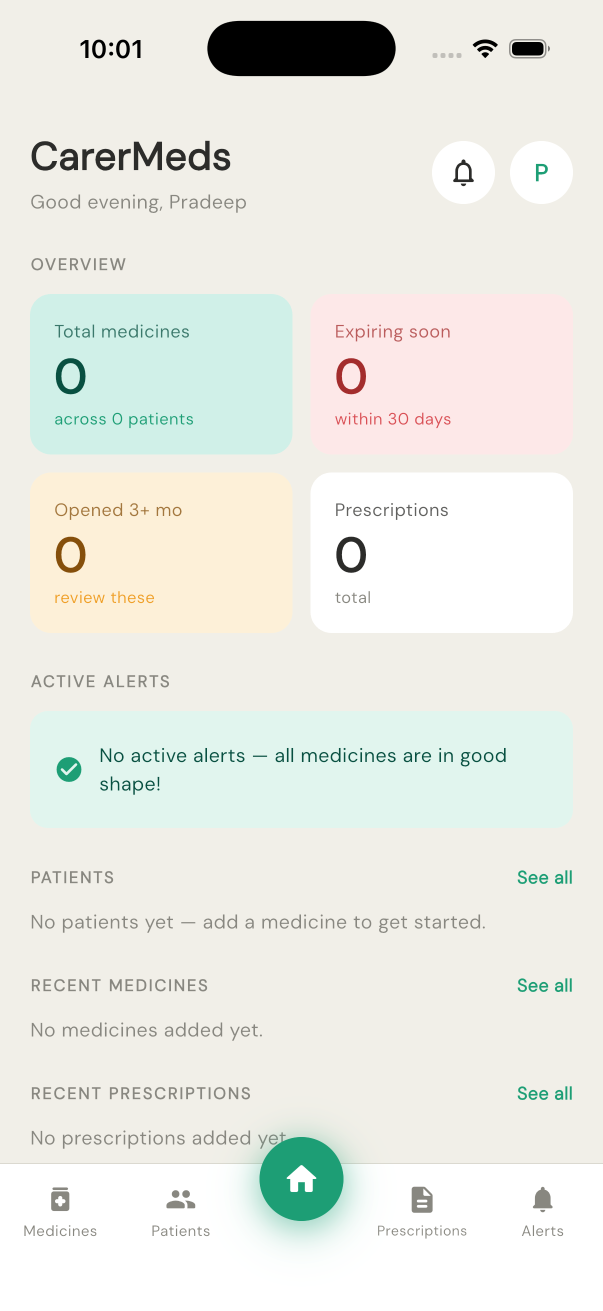
#> input picture docs/screenshots/originals/01_dashboard.png, 1206 x 2622 px (shown at 1/2 size); its folder holds only this picture in this run
$ python resize_screenshots.py
#> lines starting #> are read from the running program, lines starting #| are printed output that depends on the picture
#!/usr/bin/env python3
"""
resize_screenshots.py
─────────────────────
Resizes iPhone screenshots to App Store–required dimensions.

Usage
-----
  1. Save your screenshots into  docs/screenshots/originals/
  2. Run:  python3 docs/resize_screenshots.py
  3. Pick output size from the prompt (or pass it as an argument).
  4. Find the finished PNGs in  docs/screenshots/appstore/

Supported output sizes
  1284x2778  – iPhone 6.7″  (iPhone 14/15 Pro Max)  ← recommended
  1242x2688  – iPhone 6.5″  (iPhone 11 Pro Max / XS Max)
"""

import sys
import os
from pathlib import Path
from PIL import Image

SIZES = {
    "1": (1284, 2778, "6.7inch"),
    "2": (1242, 2688, "6.5inch"),
}

BANNER_H   = 140        # coloured caption bar at the bottom (0 = none)
BANNER_COL = (36, 123, 96)   # CarerMeds green  #247B60
TEXT_COL   = (255, 255, 255)

CAPTIONS = [
    "Dashboard at a glance",
    "All your medicines, organised",
    "Add a medicine in seconds",
    "Manage your patients",
    "Add a new patient",
    "All prescriptions, one place",
    "Log a prescription",
    "Stay on top of alerts",
]

# ── helpers ──────────────────────────────────────────────────────────────────

def fit_and_pad(img: Image.Image, target_w: int, target_h: int) -> Image.Image:
    """Scale image to fill target height, then centre-crop width if needed."""
    src_w, src_h = img.size
    scale = target_h / src_h
    new_w = round(src_w * scale)
    img = img.resize((new_w, target_h), Image.LANCZOS)
    if new_w < target_w:
        # pad sides with the edge colour
        canvas = Image.new("RGB", (target_w, target_h), img.getpixel((0, target_h // 2)))
        canvas.paste(img, ((target_w - new_w) // 2, 0))
        return canvas
    # centre-crop
    left = (new_w - target_w) // 2
    return img.crop((left, 0, left + target_w, target_h))


def add_banner(img: Image.Image, caption: str, banner_h: int) -> Image.Image:
    """Overlay a coloured caption bar at the bottom."""
    if not banner_h or not caption:
        return img
    try:
        from PIL import ImageDraw, ImageFont
        draw = ImageDraw.Draw(img)
        draw.rectangle([0, img.height - banner_h, img.width, img.height], fill=BANNER_COL)
        font_size = banner_h // 3
        try:
            font = ImageFont.truetype("/System/Library/Fonts/Helvetica.ttc", font_size)
        except Exception:
            font = ImageFont.load_default()
        bbox = draw.textbbox((0, 0), caption, font=font)
        tw, th = bbox[2] - bbox[0], bbox[3] - bbox[1]
        x = (img.width - tw) // 2
        y = img.height - banner_h + (banner_h - th) // 2
        draw.text((x, y), caption, fill=TEXT_COL, font=font)
    except Exception as e:
        print(f"  ⚠  Could not draw caption: {e}")
    return img

# ── main ─────────────────────────────────────────────────────────────────────

def main():
    script_dir = Path(__file__).parent
    input_dir  = script_dir / "screenshots" / "originals"
    output_dir = script_dir / "screenshots" / "appstore"

    input_dir.mkdir(parents=True, exist_ok=True)
    output_dir.mkdir(parents=True, exist_ok=True)

    # ── pick size ────────────────────────────────────────────────────────────
    if len(sys.argv) > 1 and sys.argv[1] in SIZES:
        choice = sys.argv[1]
    else:
        print("\nChoose output size:")
        for k, (w, h, label) in SIZES.items():
            print(f"  {k}. {w}×{h}  ({label})  ← recommended" if k == "1" else f"  {k}. {w}×{h}  ({label})")
        choice = input("\nEnter 1 or 2 [1]: ").strip() or "1"
#> the answer given: 1
        if choice not in SIZES:
            choice = "1"

    target_w, target_h, label = SIZES[choice]
    print(f"\nTarget: {target_w}×{target_h} ({label})")

    # ── find source images ───────────────────────────────────────────────────
    exts = {".png", ".jpg", ".jpeg"}
    files = sorted(p for p in input_dir.iterdir() if p.suffix.lower() in exts)

    if not files:
        print(f"\n⚠  No images found in {input_dir}")
        print(   "   Save your screenshots there, then re-run this script.")
        return

    print(f"Found {len(files)} image(s) → resizing…\n")

    for i, src in enumerate(files):
        img = Image.open(src).convert("RGB")
        out = fit_and_pad(img, target_w, target_h)
#> in fit_and_pad, `canvas = Image.new("RGB", (target_w, target_h), img.getpixel((0, targe..`:
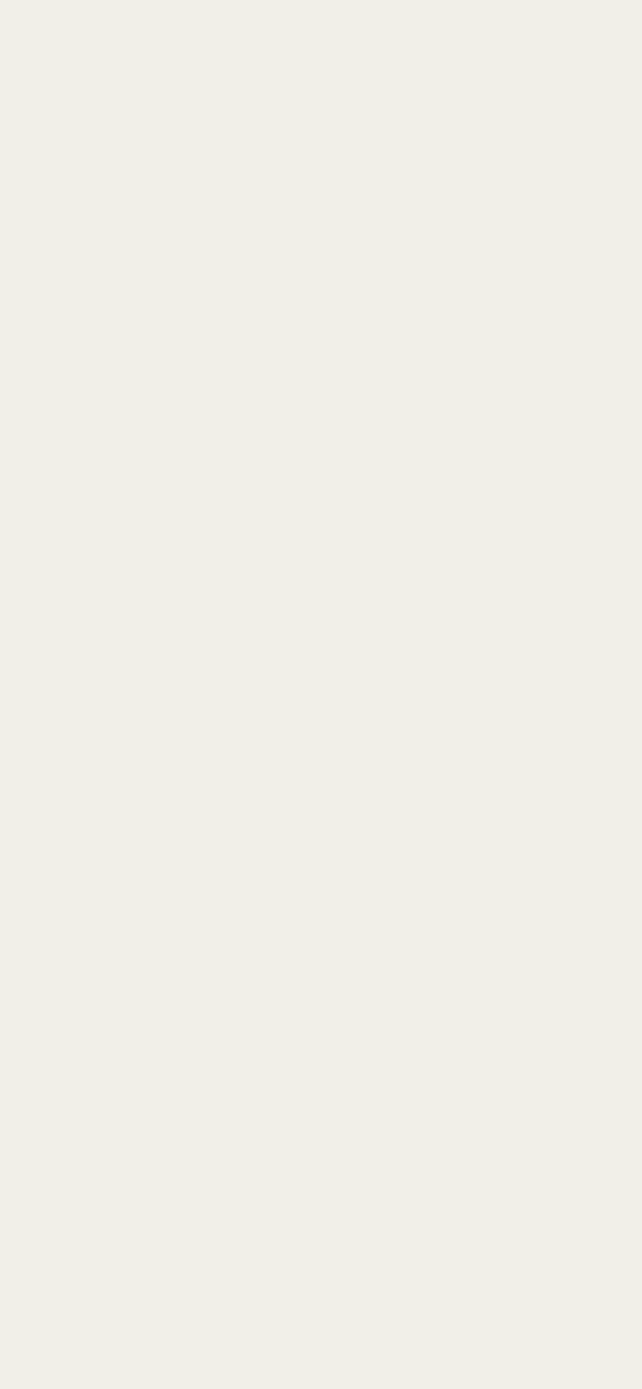
#> canvas: PIL image 1284x2778 RGB (shown at 1/2 size); mean R, G, B 241, 239, 232

        caption = CAPTIONS[i] if i < len(CAPTIONS) else ""
        out = add_banner(out, caption, BANNER_H)
#> in add_banner, `bbox = draw.textbbox((0, 0), caption, font=font)`: bbox = (0, 8, 521, 53)
#> in add_banner, `tw, th = bbox[2] - bbox[0], bbox[3] - bbox[1]`: tw = 521; th = 45
#> in add_banner, `x = (img.width - tw) // 2`: x = 381
#> in add_banner, `y = img.height - banner_h + (banner_h - th) // 2`: y = 2685
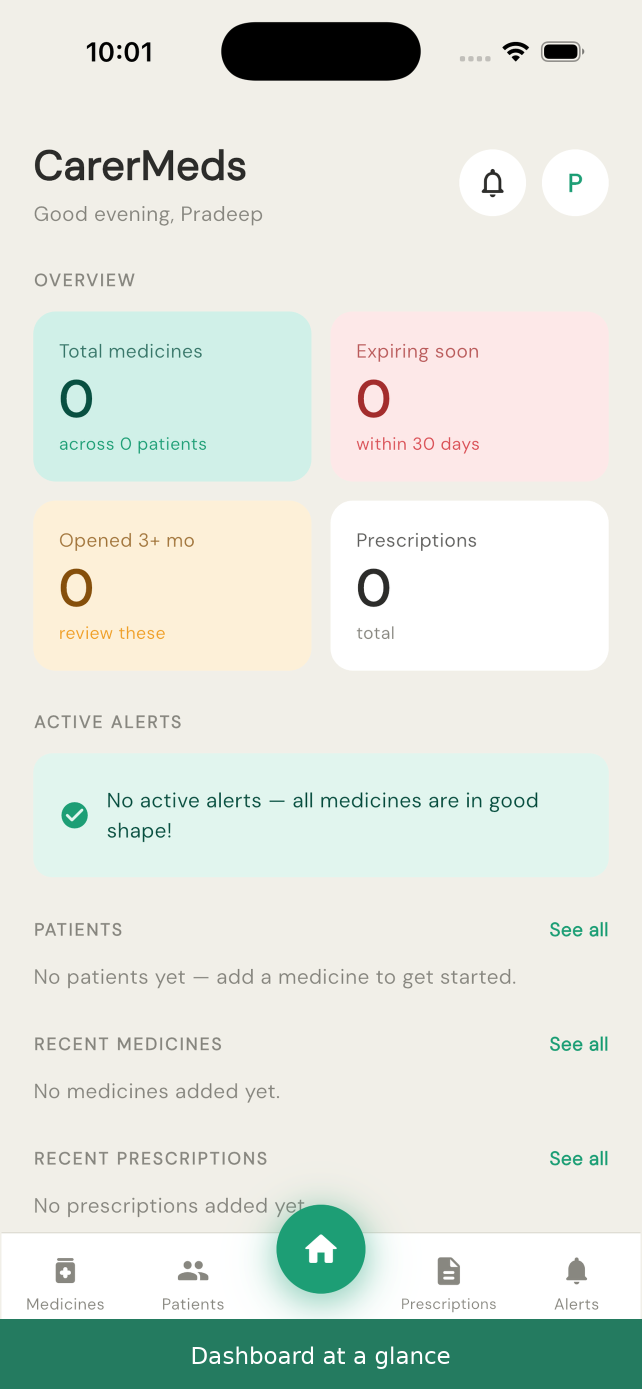
#> out: PIL image 1284x2778 RGB (shown at 1/2 size); mean R, G, B 222.7, 228.5, 220.4

        stem = f"{i+1:02d}_{src.stem}"
        dest = output_dir / f"{stem}_{label}.png"
        out.save(dest, "PNG", optimize=True)
        print(f"  ✓  {src.name}  →  {dest.name}  ({out.size[0]}×{out.size[1]})")
#|   ✓  01_dashboard.png  →  01_01_dashboard_6.7inch.png  (1284×2778)

    print(f"\nDone! Files saved to:\n  {output_dir}\n")


if __name__ == "__main__":
    main()

$ run again, on docs/screenshots/originals/05_add_patients.png
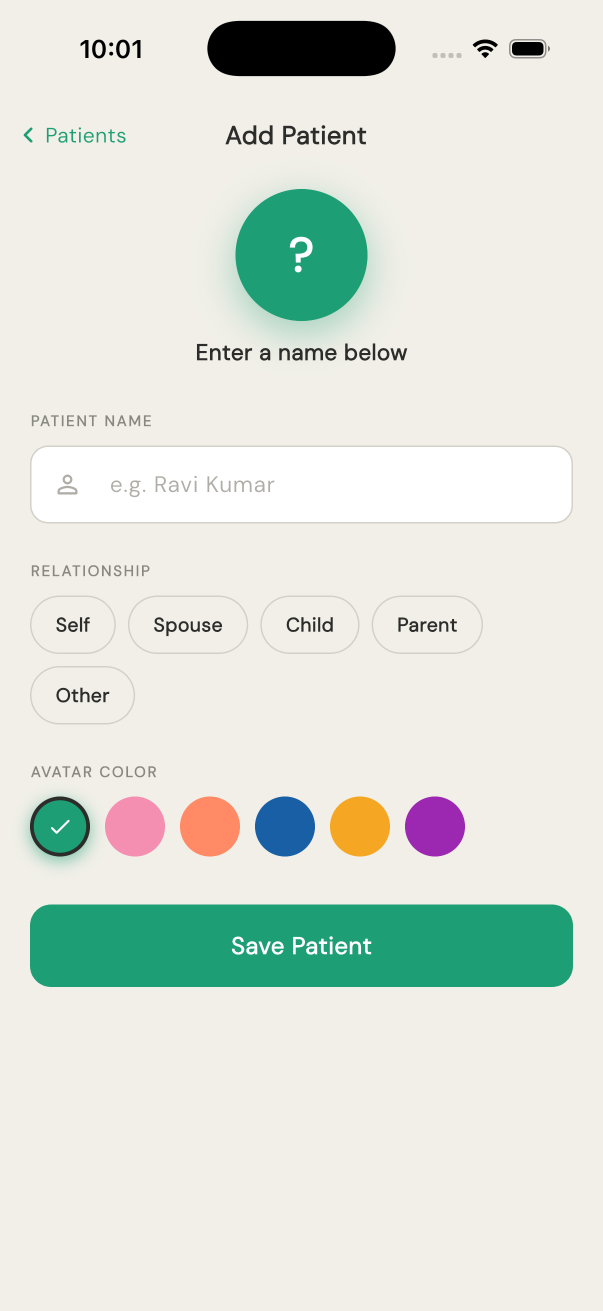
#> input picture docs/screenshots/originals/05_add_patients.png, 1206 x 2622 px (shown at 1/2 size)
#> bbox = (0, 8, 521, 53)
#> tw = 521; th = 45
#> x = 381
#> y = 2685
#> in main, `out = add_banner(out, caption, BANNER_H)`:
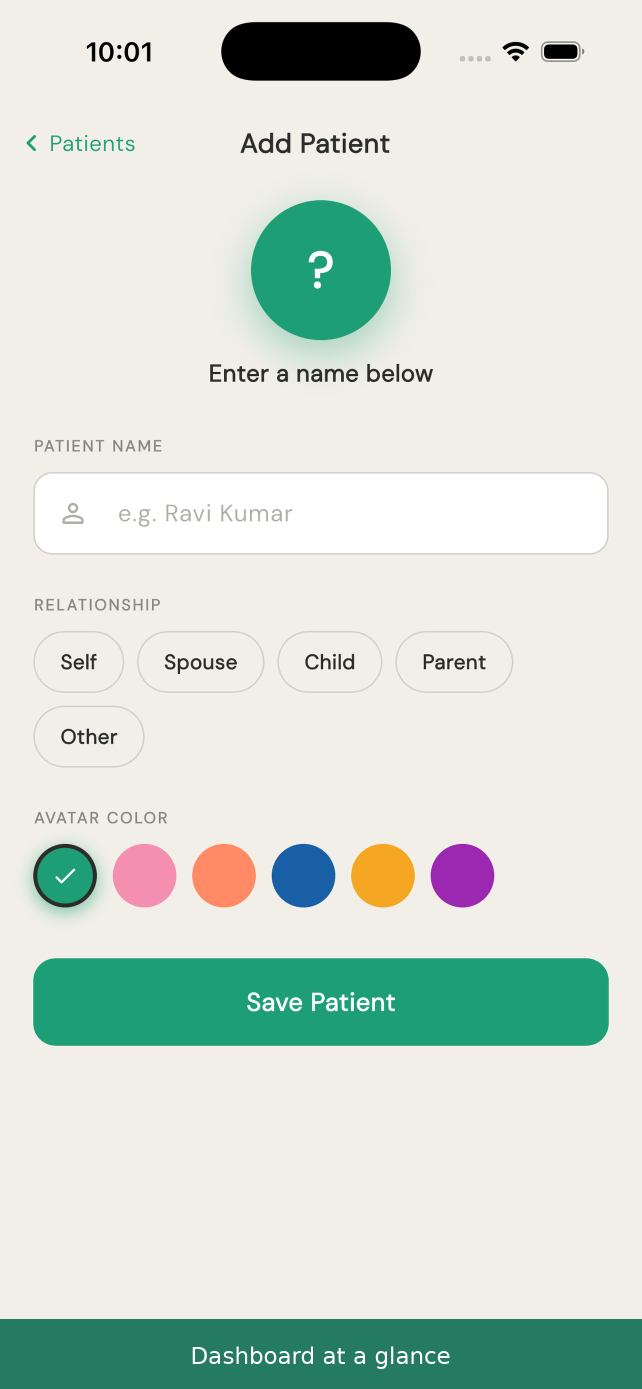
#> out: PIL image 1284x2778 RGB (shown at 1/2 size); mean R, G, B 209.7, 221.1, 211.4
#|   ✓  05_add_patients.png  →  01_05_add_patients_6.7inch.png  (1284×2778)

$ run again, on docs/screenshots/originals/06_prescriptions.png
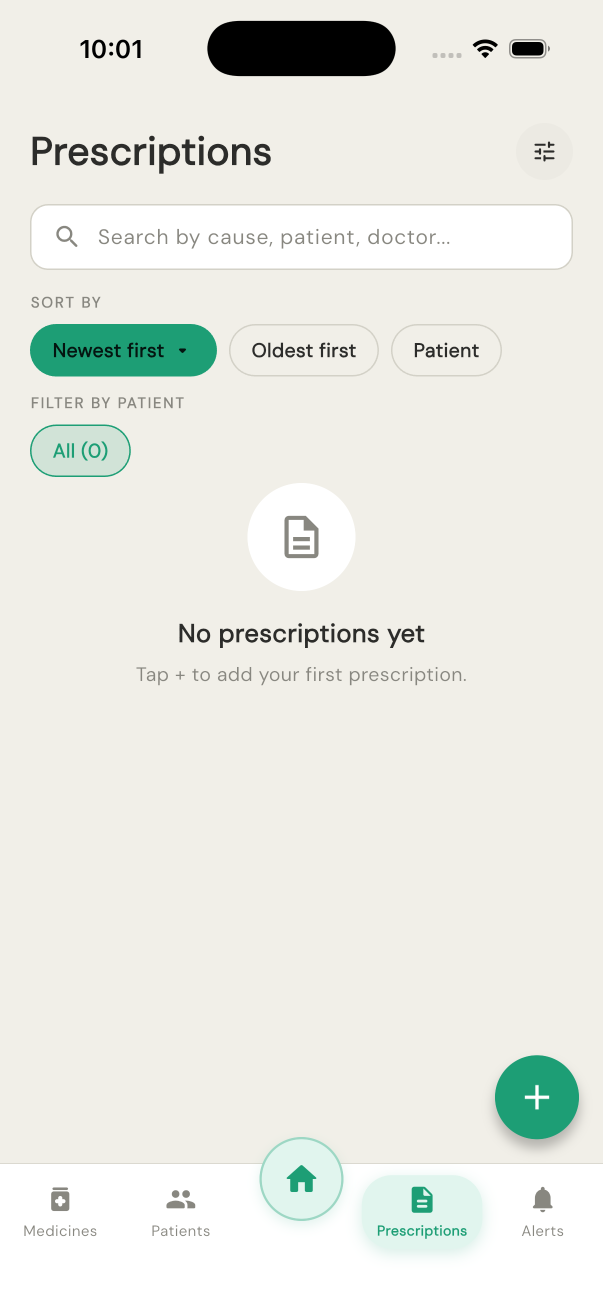
#> input picture docs/screenshots/originals/06_prescriptions.png, 1206 x 2622 px (shown at 1/2 size)
#> bbox = (0, 8, 521, 53)
#> tw = 521; th = 45
#> x = 381
#> y = 2685
#> in main, `out = add_banner(out, caption, BANNER_H)`:
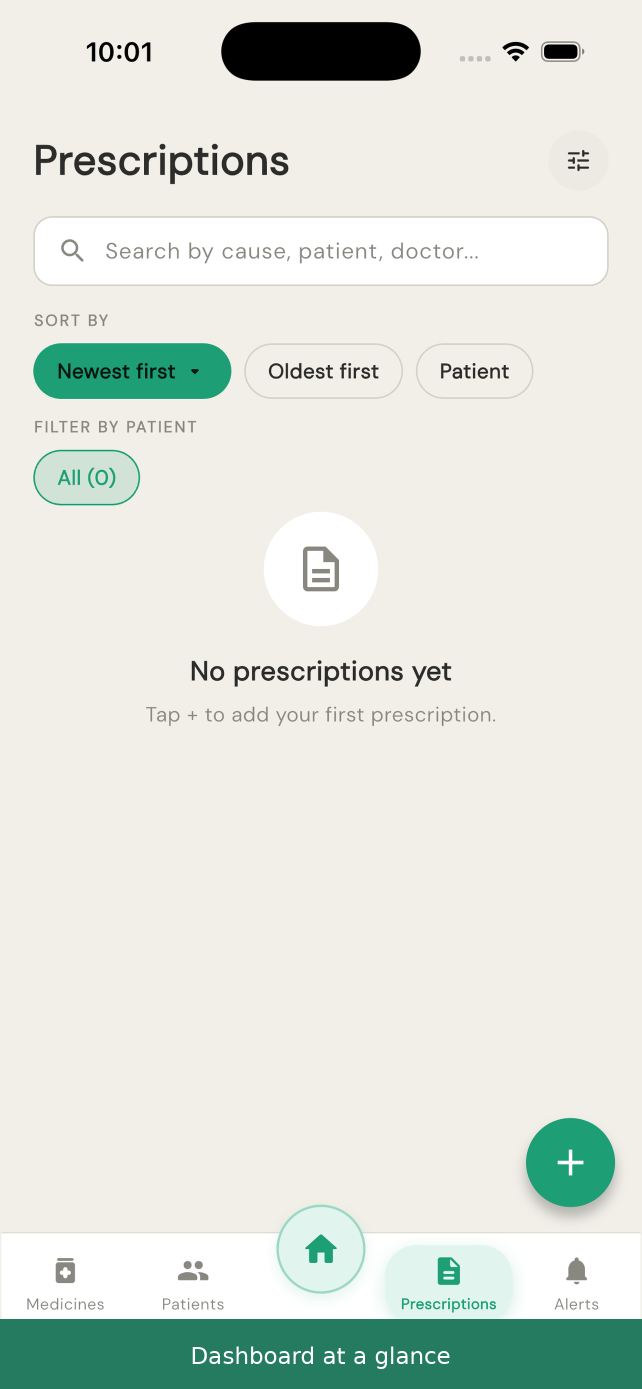
#> out: PIL image 1284x2778 RGB (shown at 1/2 size); mean R, G, B 222, 227.7, 219.8
#|   ✓  06_prescriptions.png  →  01_06_prescriptions_6.7inch.png  (1284×2778)

$ run again, on docs/screenshots/originals/07_add_prescriptions.png
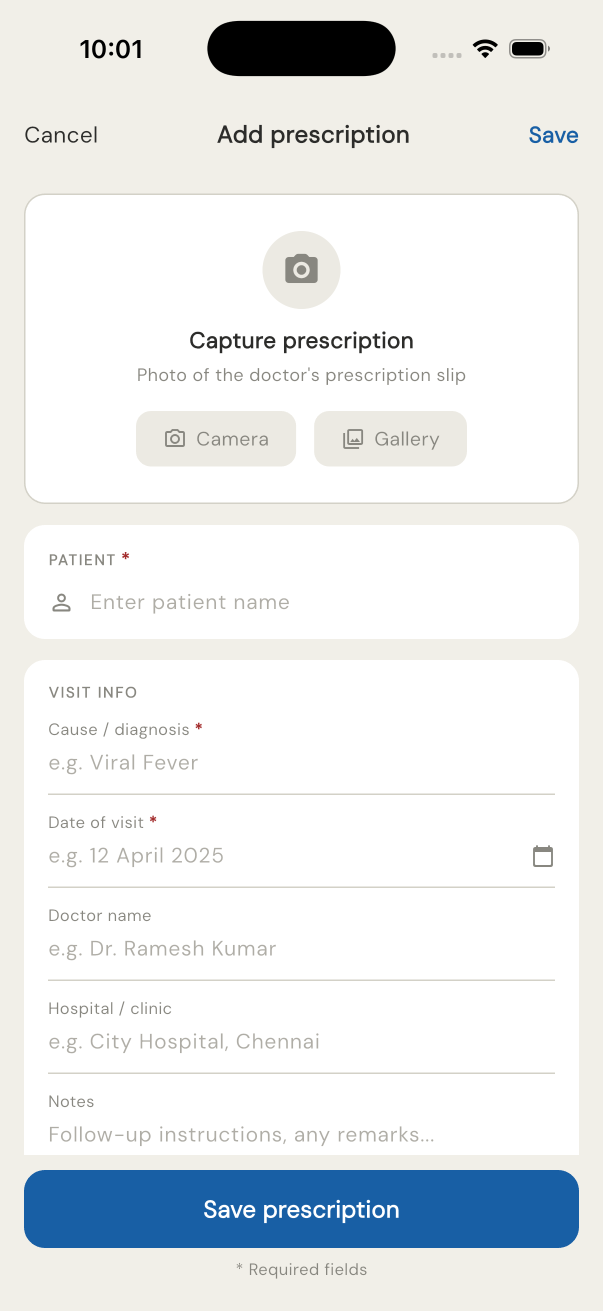
#> input picture docs/screenshots/originals/07_add_prescriptions.png, 1206 x 2622 px (shown at 1/2 size)
#> bbox = (0, 8, 521, 53)
#> tw = 521; th = 45
#> x = 381
#> y = 2685
#> in main, `out = add_banner(out, caption, BANNER_H)`:
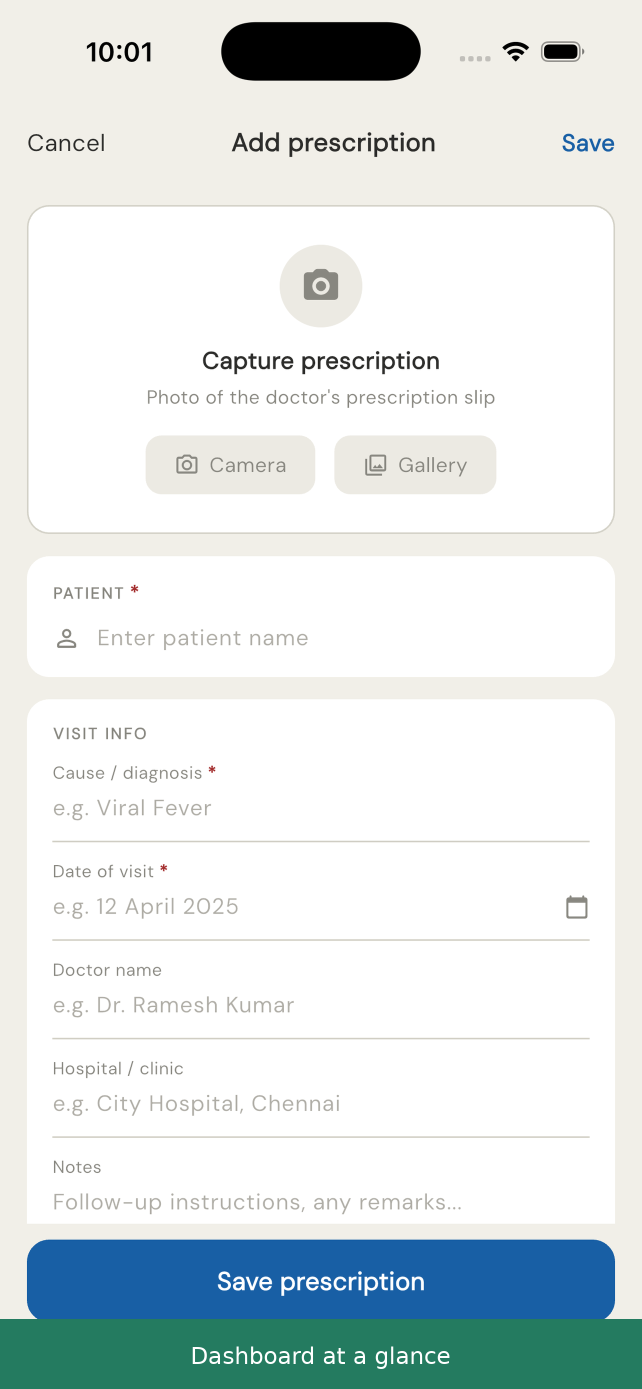
#> out: PIL image 1284x2778 RGB (shown at 1/2 size); mean R, G, B 222.9, 230.2, 230.5
#|   ✓  07_add_prescriptions.png  →  01_07_add_prescriptions_6.7inch.png  (1284×2778)
